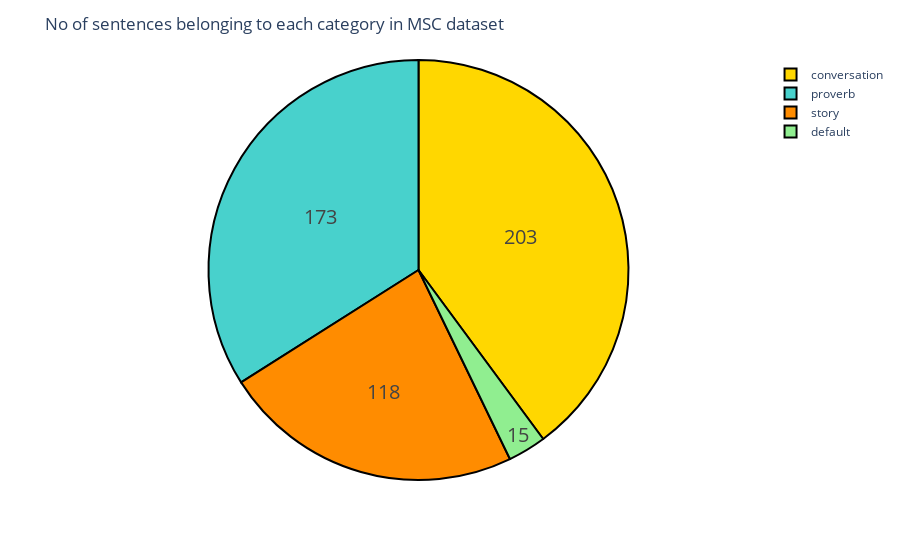

This figure's notebook cell:
### Markdown cell above
## Sentences based on various categories

### Code cell
df = sentences.category.value_counts()
colors = ["gold", "mediumturquoise", "darkorange", "lightgreen"]
fig = px.pie(df, df.index, df.values, labels={"index": "Categories"})
fig.update_traces(
    hoverinfo="label+percent",
    textinfo="value",
    textfont_size=20,
    marker=dict(colors=colors, line=dict(color="#000000", width=2)),
)
fig.update_layout(title="No of sentences belonging to each category in MSC dataset")

fig.show()

### Figure 1 — Plotly figure (JSON) as saved in the notebook; plotly's stock layout.template omitted (floating-point values rounded to 4 significant figures)
{"data": [{"domain": {"x": [0, 1], "y": [0, 1]}, "hoverinfo": "label+percent", "hovertemplate": "Categories=%{label}<br>value=%{value}<extra></extra>", "labels": ["conversation", "proverb", "story", "default"], "legendgroup": "", "marker": {"colors": ["gold", "mediumturquoise", "darkorange", "lightgreen"], "line": {"color": "#000000", "width": 2}}, "name": "", "showlegend": true, "textfont": {"size": 20}, "textinfo": "value", "type": "pie", "values": [203, 173, 118, 15]}], "layout": {"legend": {"tracegroupgap": 0}, "margin": {"t": 60}, "title": {"text": "No of sentences belonging to each category in MSC dataset"}}}
